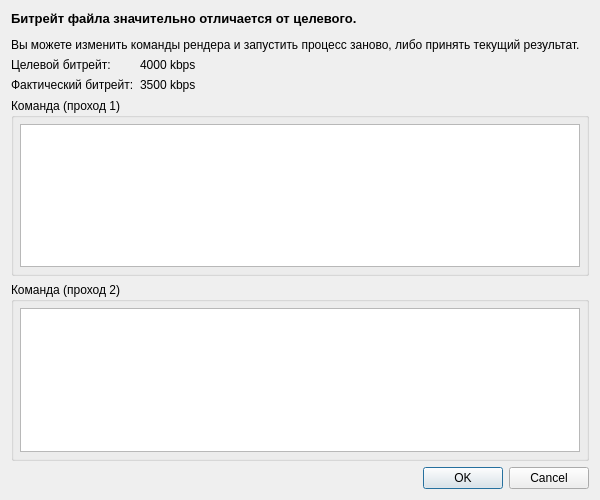
<?xml version="1.0" encoding="UTF-8"?>
<ui version="4.0">
 <class>RerenderDialog</class>
 <widget class="QDialog" name="RerenderDialog">
  <property name="geometry">
   <rect>
    <x>0</x>
    <y>0</y>
    <width>600</width>
    <height>500</height>
   </rect>
  </property>
  <property name="windowTitle">
   <string>Проверка битрейта</string>
  </property>
  <property name="modal">
   <bool>true</bool>
  </property>
  <layout class="QVBoxLayout" name="verticalLayout_3">
   <item>
    <widget class="QLabel" name="label">
     <property name="text">
      <string>&lt;html&gt;&lt;head/&gt;&lt;body&gt;&lt;p&gt;&lt;span style=&quot; font-size:10pt; font-weight:600;&quot;&gt;Битрейт файла значительно отличается от целевого.&lt;/span&gt;&lt;/p&gt;&lt;p&gt;Вы можете изменить команды рендера и запустить процесс заново, либо принять текущий результат.&lt;/p&gt;&lt;/body&gt;&lt;/html&gt;</string>
     </property>
     <property name="wordWrap">
      <bool>true</bool>
     </property>
    </widget>
   </item>
   <item>
    <layout class="QFormLayout" name="formLayout">
     <item row="0" column="0">
      <widget class="QLabel" name="label_2">
       <property name="text">
        <string>Целевой битрейт:</string>
       </property>
      </widget>
     </item>
     <item row="0" column="1">
      <widget class="QLabel" name="targetBitrateLabel">
       <property name="text">
        <string>4000 kbps</string>
       </property>
      </widget>
     </item>
     <item row="1" column="0">
      <widget class="QLabel" name="label_3">
       <property name="text">
        <string>Фактический битрейт:</string>
       </property>
      </widget>
     </item>
     <item row="1" column="1">
      <widget class="QLabel" name="actualBitrateLabel">
       <property name="text">
        <string>3500 kbps</string>
       </property>
      </widget>
     </item>
    </layout>
   </item>
   <item>
    <widget class="QGroupBox" name="groupBox">
     <property name="title">
      <string>Команда (проход 1)</string>
     </property>
     <layout class="QVBoxLayout" name="verticalLayout">
      <property name="leftMargin">
       <number>6</number>
      </property>
      <property name="topMargin">
       <number>6</number>
      </property>
      <property name="rightMargin">
       <number>6</number>
      </property>
      <property name="bottomMargin">
       <number>6</number>
      </property>
      <item>
       <widget class="QPlainTextEdit" name="command1Edit"/>
      </item>
     </layout>
    </widget>
   </item>
   <item>
    <widget class="QGroupBox" name="groupBox_2">
     <property name="title">
      <string>Команда (проход 2)</string>
     </property>
     <layout class="QVBoxLayout" name="verticalLayout_2">
      <property name="leftMargin">
       <number>6</number>
      </property>
      <property name="topMargin">
       <number>6</number>
      </property>
      <property name="rightMargin">
       <number>6</number>
      </property>
      <property name="bottomMargin">
       <number>6</number>
      </property>
      <item>
       <widget class="QPlainTextEdit" name="command2Edit"/>
      </item>
     </layout>
    </widget>
   </item>
   <item>
    <widget class="QDialogButtonBox" name="buttonBox">
     <property name="orientation">
      <enum>Qt::Horizontal</enum>
     </property>
     <property name="standardButtons">
      <set>QDialogButtonBox::Cancel|QDialogButtonBox::Ok</set>
     </property>
    </widget>
   </item>
  </layout>
 </widget>
 <resources/>
 <connections>
  <connection>
   <sender>buttonBox</sender>
   <signal>accepted()</signal>
   <receiver>RerenderDialog</receiver>
   <slot>accept()</slot>
   <hints>
    <hint type="sourcelabel">
     <x>248</x>
     <y>254</y>
    </hint>
    <hint type="destinationlabel">
     <x>157</x>
     <y>274</y>
    </hint>
   </hints>
  </connection>
  <connection>
   <sender>buttonBox</sender>
   <signal>rejected()</signal>
   <receiver>RerenderDialog</receiver>
   <slot>reject()</slot>
   <hints>
    <hint type="sourcelabel">
     <x>316</x>
     <y>260</y>
    </hint>
    <hint type="destinationlabel">
     <x>286</x>
     <y>274</y>
    </hint>
   </hints>
  </connection>
 </connections>
</ui>
